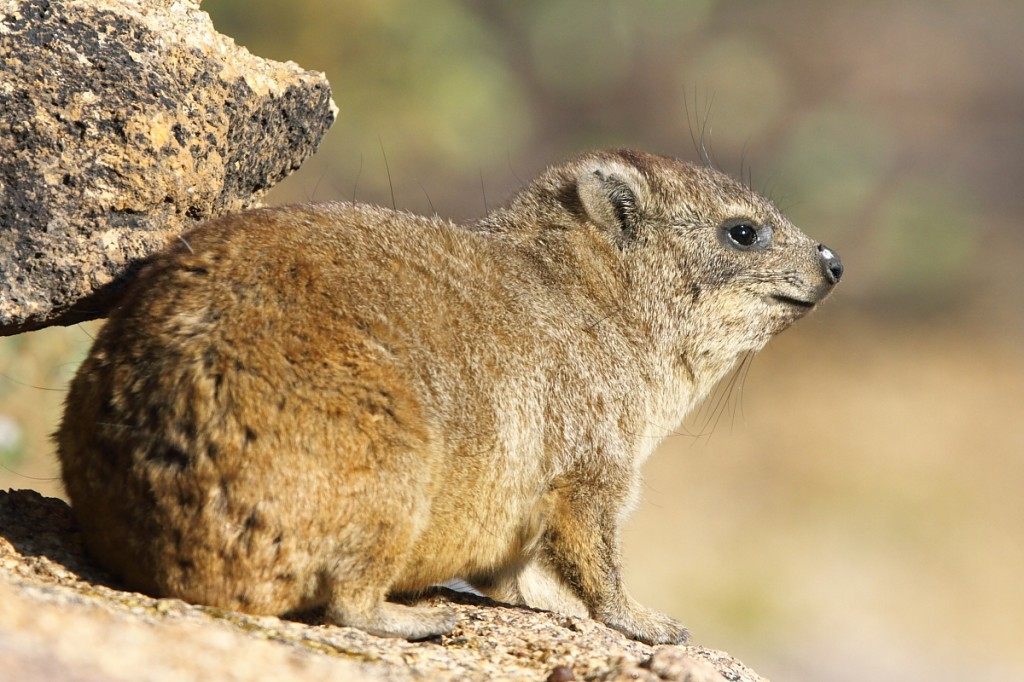
#> input picture testimage.jpg, 1024 x 682 px
$ jupyter execute --allow-errors pytap-examples.ipynb   (shell and % lines are left out)
#> lines starting #> are read from the running program, lines starting #| are printed output that depends on the picture
[cell 1]
import cv2
import numpy as np
import matplotlib.pyplot as plt

image_folder = './'
image_name = 'testimage.jpg'
full_image_name = image_folder+image_name

image_folder = './'
image_dest_folder = image_folder
image_name = 'denoised_image.jpg'
final_image_name = image_dest_folder + image_name

img = cv2.imread(full_image_name,0)
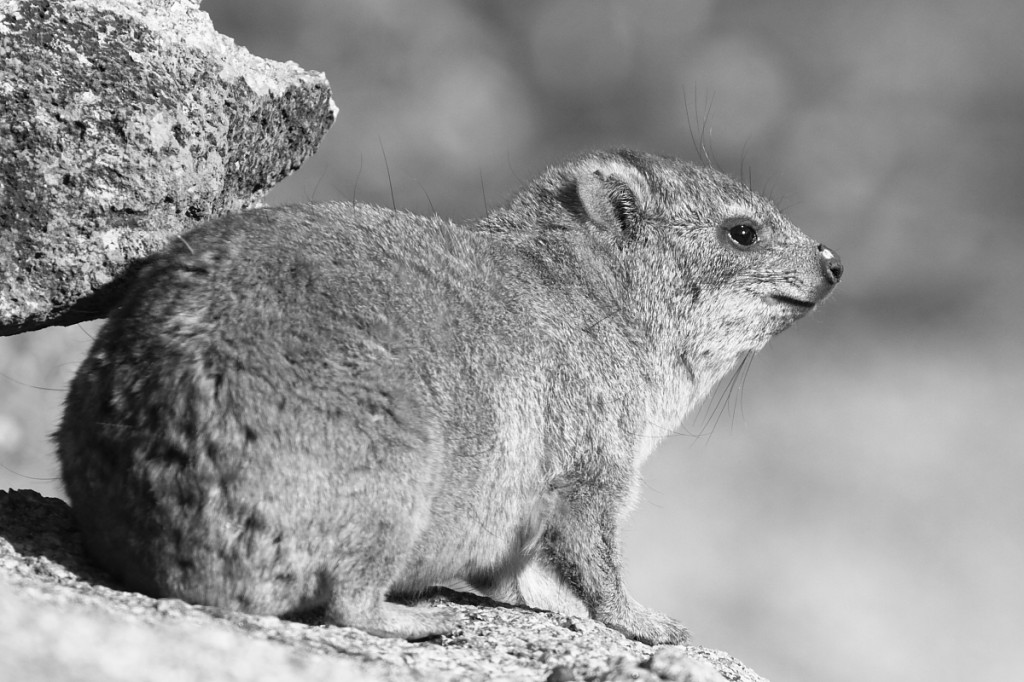
#> img: shape (682, 1024); min 0, max 255, mean 146.7

save_images = False
plt.imshow(img,cmap='gray')

#> (a cell that did not finish here is left out)

[cell 3]
import numpy as np
import cv2

image_folder = './'
image_name = 'testimage2.bmp'
full_image_name = image_folder + image_name

image_folder = './'
image_name = 'segmented_2phase_image.jpg'
final_image_name = image_folder + image_name

img = cv2.imread(full_image_name,0)
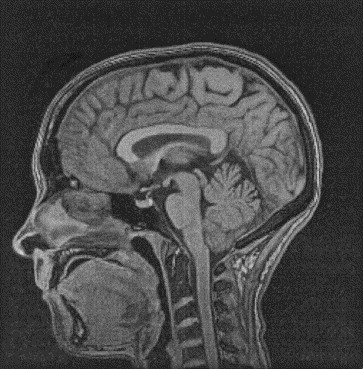
#> input picture testimage2.bmp, 363 x 369 px
#> img is the input picture: shape (369, 363); min 7, max 216, mean 72.6
plt.imshow(img,cmap='gray')

#> (a cell that did not finish here is left out)

[cell 5]
import numpy as np
import cv2

image_folder = './'
image_name = 'testimage3.bmp'
full_image_name = image_folder + image_name

image_folder = './'
image_name = 'segmented_4phase_image.jpg'
final_image_name = image_folder + image_name

img = cv2.imread(full_image_name,0)
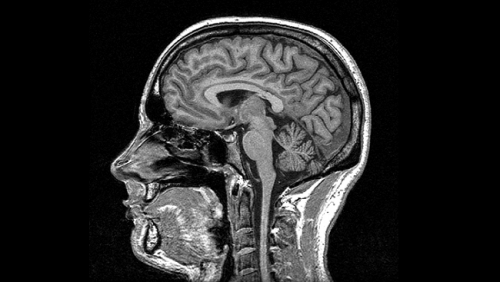
#> input picture testimage3.bmp, 500 x 282 px
#> img is the input picture: shape (282, 500); min 0, max 255, mean 41.8
plt.imshow(img,cmap='gray')
